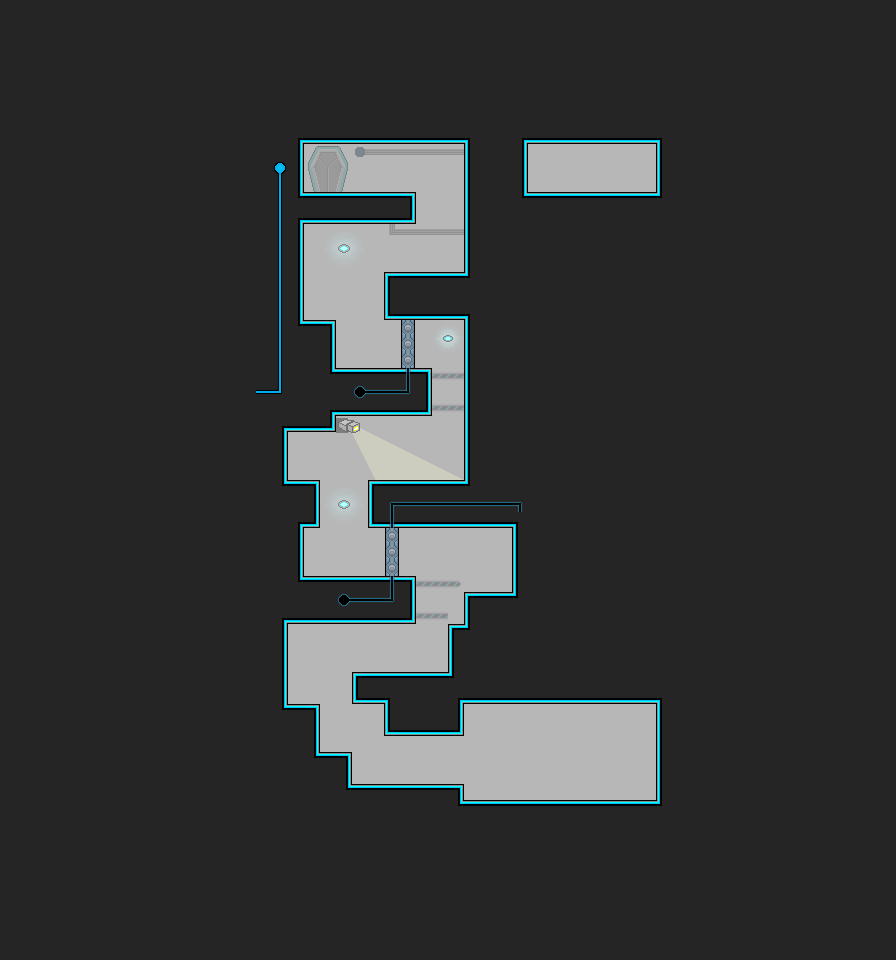

Below is a game level as drawn by its tile map, then a one-line description and the .tmx that defines it (tile-layer data replaced by summaries):
An orthogonal 56x60 tile map with 16x16 px tiles, 1 tile layer (Tile Layer 1), 2 tilesets and 10 objects.

<map version="1.0" orientation="orthogonal" renderorder="right-down" width="56" height="60" tilewidth="16" tileheight="16">
 <tileset firstgid="1" source="main.tsx" />
 <tileset firstgid="501" source="objects.tsx" />
 <layer name="Tile Layer 1" width="56" height="60">
  <data>[3360 cells, 3360 non-empty, 65 distinct tile ids]</data>
 </layer>
 <objectgroup name="Object Layer 1">
  <object gid="507" x="328.208" y="391.958" />
  <object gid="507" x="312.5" y="600" />
  <object gid="507" x="439.75" y="600" />
  <object gid="507" x="344" y="680" />
  <object gid="506" x="287.5" y="337" />
  <object gid="506" x="272" y="496.5" />
  <object gid="505" x="361" y="217" />
  <object gid="505" x="360.5" y="297" />
  <object gid="505" x="280.5" y="602" />
  <object gid="501" x="295.579" y="205.443" />
 </objectgroup>
</map>
